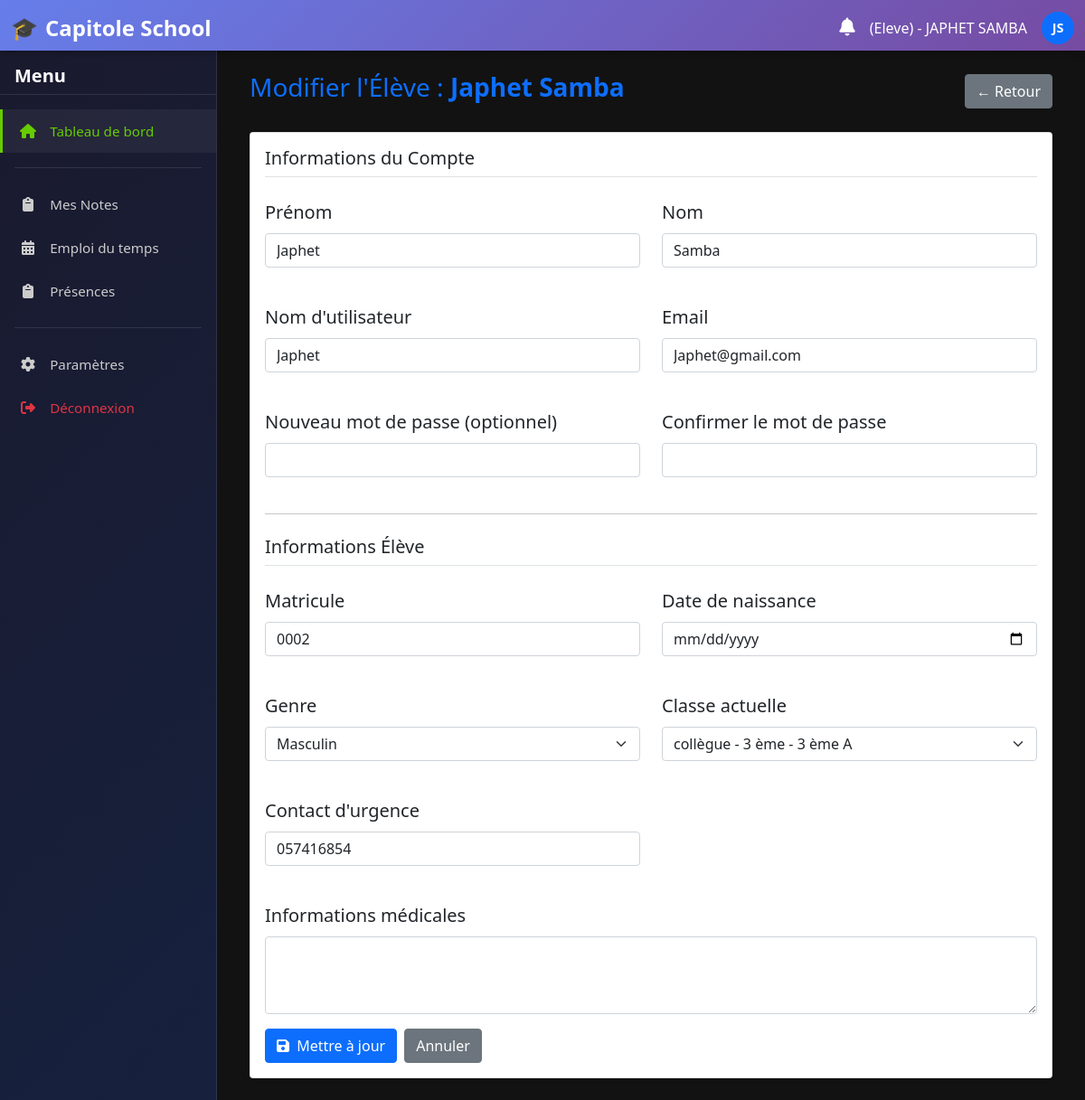
Screenshot of /eleves/3/modifier/ (signed in) with the database file from the repository.
### home/models.py (models this page shows, shortened)
class Utilisateur(AbstractUser):
    ROLES = (
        ('admin', 'Administrateur'),
        ('enseignant', 'Enseignant'),
        ('eleve', 'Élève'),
        ('parent', 'Parent'),
        ('directeur', 'Directeur'),
        ('secretaire', 'Secrétaire'),
        ('surveillant', 'Surveillant'),
    )
    role = models.CharField(_("Rôle"), max_length=20, choices=ROLES, db_index=True)
    telephone = models.CharField(_("Téléphone"), max_length=20, blank=True)
    photo = models.ImageField(_("Photo"), upload_to='utilisateurs/', blank=True, null=True)
    class Meta:
        verbose_name = _("Utilisateur")
        verbose_name_plural = _("Utilisateurs")
        ordering = ['last_name', 'first_name']
    def get_full_name(self):
        full_name = f"{self.first_name} {self.last_name}".strip()
        return full_name or self.username

class Eleve(models.Model):
    GENRE_CHOICES = [
        ('M', _('Masculin')),
        ('F', _('Féminin')),
        ('Autre', _('Autre')),
    ]
    utilisateur = models.OneToOneField(
        Utilisateur,
        on_delete=models.CASCADE,
        limit_choices_to={'role': 'eleve'},
        related_name='eleve_profile',
        verbose_name=_("Utilisateur")
    )
    matricule = models.CharField(_("Matricule"), max_length=20, unique=True)
    date_naissance = models.DateField(_("Date de naissance"))
    genre = models.CharField(_("Genre"), max_length=10, choices=GENRE_CHOICES)
    contact_urgence = models.CharField(_("Contact d'urgence"), max_length=100, blank=True)
    infos_medicaux = models.TextField(_("Informations médicales"), blank=True)
    classe_actuelle = models.ForeignKey(
        Classe,
        on_delete=models.SET_NULL,
        null=True,
        blank=True,
        related_name='eleves',
        verbose_name=_("Classe actuelle")
    )
    date_inscription = models.DateField(
        _("Date d'inscription"),
        auto_now_add=True,
        null=True,
        blank=True
    )
    STATUT_CHOICES = [
        ('INSCRIT', 'Inscrit'),
        ('EN_ATTENTE', 'En attente'),
        ('SUSPENDU', 'Suspendu'),
        ('EXCLUE', 'Exclu'),
        ('TRANSFERE', 'Transféré'),
    ]
    statut = models.CharField(
        _("Statut"),
        max_length=20,
        choices=STATUT_CHOICES,
        default='INSCRIT',
        db_index=True
    )
    class Meta:
        verbose_name = _("Élève")
        verbose_name_plural = _("Élèves")

### home/views.py (the view)
# urls.py: path('eleves/<int:pk>/modifier/', views.modifier_eleve, name='modifier_eleve'),
@login_required
def modifier_eleve(request, pk):
    eleve = get_object_or_404(Eleve, pk=pk)
    if request.method == 'POST':
        form = EleveForm(request.POST, instance=eleve)
        if form.is_valid():
            eleve = form.save()
            messages.success(request, f"Élève '{eleve.utilisateur.get_full_name()}' mis à jour.")
            return redirect('home:liste_eleves')
    else:
        form = EleveForm(instance=eleve)
    return render(request, 'gestion/dashboards/eleve_modifier.html', {'form': form, 'eleve': eleve})

### home/models.py (called while the page is built)
    def __str__(self):
        return self.nom

    def __str__(self):
        return f"{self.cycle} - {self.nom}"

    def __str__(self):
        return f"{self.niveau} - {self.nom}"

### home/templatetags/notification_extras.py (called while the page is built)
@register.filter
def has_unread_notifications(user):
    return user.notifications.filter(statut='NON_LU').exists()

### home/templates/gestion/dashboards/eleve_modifier.html (shortened to what this page needs)
{% extends "gestion/base.html" %}
{% block content %}
<div class="container-fluid fs-5 text-dark">
    <div class="d-flex justify-content-between align-items-center mb-4">
        <h1 class="h3 text-primary">Modifier l'Élève : <strong>{{ eleve.utilisateur.get_full_name }}</strong></h1>
        <a href="{% url 'home:liste_eleves' %}" class="btn btn-secondary">← Retour</a>
    </div>
    <div class="card shadow-sm">
        <div class="card-body">
            <form method="post">
                <h5 class="border-bottom pb-2 mb-4">Informations du Compte</h5>
                <div class="row g-4">
                    <div class="col-md-6">
                        <div class="mb-3">
                            <label for="{{ form.first_name.id_for_label }}" class="form-label">Prénom</label>
                            {{ form.first_name }}
                        </div>
                    </div>
                    <div class="col-md-6">
                        <div class="mb-3">
                            <label for="{{ form.last_name.id_for_label }}" class="form-label">Nom</label>
                            {{ form.last_name }}
                        </div>
                    </div>
                    <div class="col-md-6">
                        <div class="mb-3">
                            <label for="{{ form.username.id_for_label }}" class="form-label">Nom d'utilisateur</label>
                            {{ form.username }}
                        </div>
                    </div>
                    <div class="col-md-6">
                        <div class="mb-3">
                            <label for="{{ form.email.id_for_label }}" class="form-label">Email</label>
                            {{ form.email }}
                        </div>
                    </div>
                    <div class="col-md-6">
                        <div class="mb-3">
                            <label for="{{ form.password1.id_for_label }}" class="form-label">Nouveau mot de passe (optionnel)</label>
                            {{ form.password1 }}
                        </div>
                    </div>
                    <div class="col-md-6">
                        <div class="mb-3">
                            <label for="{{ form.password2.id_for_label }}" class="form-label">Confirmer le mot de passe</label>
                            {{ form.password2 }}
                        </div>
                    </div>
                </div>
                <hr class="my-4">
                <h5 class="border-bottom pb-2 mb-4">Informations Élève</h5>
                <div class="row g-4">
                    <div class="col-md-6">
                        <div class="mb-3">
                            <label for="{{ form.matricule.id_for_label }}" class="form-label">Matricule</label>
                            {{ form.matricule }}
                        </div>
                    </div>
                    <div class="col-md-6">
                        <div class="mb-3">
                            <label for="{{ form.date_naissance.id_for_label }}" class="form-label">Date de naissance</label>
                            {{ form.date_naissance }}
                        </div>
                    </div>
                    <div class="col-md-6">
                        <div class="mb-3">
                            <label for="{{ form.genre.id_for_label }}" class="form-label">Genre</label>
                            {{ form.genre }}
                        </div>
                    </div>
                    <div class="col-md-6">
                        <div class="mb-3">
                            <label for="{{ form.classe_actuelle.id_for_label }}" class="form-label">Classe actuelle</label>
                            {{ form.classe_actuelle }}
                        </div>
                    </div>
                    <div class="col-md-6">
                        <div class="mb-3">
                            <label for="{{ form.contact_urgence.id_for_label }}" class="form-label">Contact d'urgence</label>
                            {{ form.contact_urgence }}
                        </div>
                    </div>
                    <div class="col-12">
                        <div class="mb-3">
                            <label for="{{ form.infos_medicaux.id_for_label }}" class="form-label">Informations médicales</label>
                            {{ form.infos_medicaux }}
                        </div>
                    </div>
                </div>
                <div class="d-flex gap-2">
                    <button type="submit" class="btn btn-primary">
                        <i class="fas fa-save me-1"></i> Mettre à jour
                    </button>
                    <a href="{% url 'home:liste_eleves' %}" class="btn btn-secondary">Annuler</a>
                </div>
            </form>
        </div>
    </div>
</div>
{% endblock %}

### home/templates/gestion/base.html (shortened to what this page needs)
<!DOCTYPE html>
<html lang="fr">
<head>
   {% load static %}
{% load notification_extras %}
    <link href="{% static 'css/bootstrap.min.css' %}" rel="stylesheet">
    <link rel="stylesheet" href="https://cdnjs.cloudflare.com/ajax/libs/font-awesome/6.4.0/css/all.min.css">
</head>
<body>
    <nav class="navbar navbar-dark">
        <div class="container-fluid">
            <a class="navbar-brand" href="{% url 'home:home' %}">Capitole School</a>
            <div class="d-flex align-items-center gap-3">
                <div class="position-relative">
                    <a href="{% url 'home:notifications' %}" class="text-white text-decoration-none">
                        <i class="fas fa-bell fs-5"></i>
                    </a>
                </div>
                <span class="text-white d-none d-md-block">
                    ({{user.role|title}}) - {{ user.first_name|upper }} {{ user.last_name|upper }}
                </span>
                <div class="bg-primary rounded-circle d-flex align-items-center justify-content-center text-white"
                     style="width: 36px; height: 36px; font-weight: bold; font-size: 0.9rem;">
                    {{ user.first_name|first|upper }}{{ user.last_name|first|upper }}
                </div>
            </div>
        </div>
    </nav>
    <aside class="sidebar" id="sidebar">
        <h5 class="mb-3 px-3">Menu</h5>
        <ul class="nav flex-column">
            <li class="nav-item">
                <a class="nav-link active" href="{% url 'home:home' %}">
                    <i class="fas fa-home"></i> <span>Tableau de bord</span>
                </a>
            </li>
            {% if user.role == 'eleve' %}
                <div class="nav-divider"></div>
                <li class="nav-item">
                    <a class="nav-link" href="{% url 'home:eleve_dashboard' %}">
                        <i class="fas fa-clipboard"></i> <span>Mes Notes</span>
                    </a>
                </li>
                <li class="nav-item">
                    <a class="nav-link" href="{% url 'home:eleve_dashboard' %}">
                        <i class="fas fa-calendar-alt"></i> <span>Emploi du temps</span>
                    </a>
                </li>
                <li class="nav-item">
                    <a class="nav-link" href="{% url 'home:eleve_dashboard' %}">
                        <i class="fas fa-clipboard"></i> <span>Présences</span>
                    </a>
                </li>
            {% endif %}
            <div class="nav-divider"></div>
            <li class="nav-item">
                <a class="nav-link" href="/">
                    <i class="fas fa-cog"></i> <span>Paramètres</span>
                </a>
            </li>
            <li class="nav-item">
                <a class="nav-link text-danger" href="{% url 'home:logout' %}">
                    <i class="fas fa-sign-out-alt"></i> <span>Déconnexion</span>
                </a>
            </li>
        </ul>
    </aside>
    <main id="main-content">
        {% block content %}
        {% endblock %}
    </main>
</body>
</html>

### home/templates/gestion/base.html (style rules this page uses)
:root { --sidebar-width: 240px; --navbar-height: 56px; --primary-color: #667eea; --primary-gradient: linear-gradient(135deg, #667eea 0%, #764ba2 100%); --sidebar-bg: linear-gradient(135deg, #1a1a2e 0%, #16213e 100%); --success-color: #66CC00; }
body { background-color: #000000; color: white; overflow: hidden; font-family: 'Segoe UI', sans-serif; margin: 0; padding: 0; height: 100vh; }
.navbar { position: fixed; top: 0; left: 0; right: 0; z-index: 1030; background: var(--primary-gradient); height: var(--navbar-height); box-shadow: 0 2px 10px rgba(0,0,0,0.3); }
.navbar-brand { font-weight: bold; display: flex; align-items: center; gap: 8px; font-size: 1.5rem; }
.navbar-brand::before { content: "🎓"; font-size: 1.5rem; }
.sidebar { position: fixed; top: var(--navbar-height); left: 0; width: var(--sidebar-width); height: calc(100vh - var(--navbar-height)); background: var(--sidebar-bg); color: white; z-index: 1020; overflow-y: auto; transition: transform 0.3s ease; padding: 1rem 0; border-right: 1px solid rgba(255,255,255,0.1); }
.sidebar h5 { padding: 0 1rem; margin-bottom: 1rem; font-weight: 600; border-bottom: 1px solid rgba(255,255,255,0.1); padding-bottom: 0.5rem; }
.sidebar .nav-link { color: #ccc; border-radius: 0; margin: 0; padding: 0.75rem 1rem; border-left: 3px solid transparent; transition: all 0.2s ease; }
.sidebar .nav-link:hover, .sidebar .nav-link.active { color: var(--success-color); background: rgba(255,255,255,0.05); border-left-color: var(--success-color); }
.sidebar .nav-link i { width: 24px; text-align: center; margin-right: 8px; }
.sidebar .nav-link span { font-size: 0.95rem; }
.sidebar .nav-item { margin: 0; }
.sidebar .nav-divider { height: 1px; background: rgba(255,255,255,0.1); margin: 1rem 1rem; }
main { position: fixed; top: var(--navbar-height); left: var(--sidebar-width); right: 0; bottom: 0; padding: 1.5rem; overflow-y: auto; background-color: #121212; transition: left 0.3s ease; box-sizing: border-box; }
.sidebar, main { animation: fadeIn 0.3s ease-out; }

### rows the page displays
Utilisateur: role "Eleve", first_name "JAPHET", last_name "SAMBA", first_name|first "J", last_name|first "S", first_name "Japhet", last_name "Samba", username "Japhet", email "Japhet@gmail.com"
Eleve: utilisateur.get_full_name "Japhet Samba", matricule "0002", genre "Masculin", classe_actuelle "collègue - 3 ème - 3 ème A", contact_urgence "057416854"
